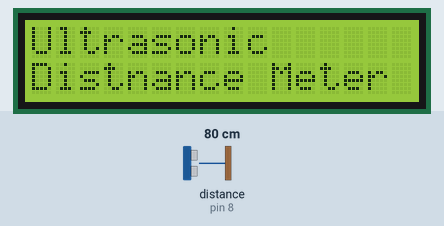
A sketch run on a simulated Arduino Uno, built with avr-gcc and run on an emulated ATmega328P. Shown: 16×2 character LCD. The inputs (shaded band) are chosen by the test bench; at power-on: distance to the obstacle (sensor on pin 8) 80 cm. The echo pulse lasts 58.3 µs per cm.

Above: at 2.1 s.
At 5.2 s:
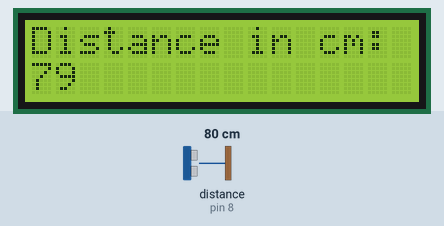
5.3 s: distance to the obstacle (sensor on pin 8) set to 2 cm
At 6.2 s:
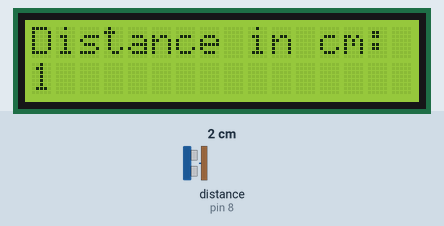
7.1 s: distance to the obstacle (sensor on pin 8) set to 4 cm
At 8.0 s:
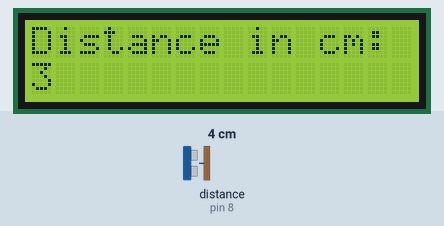
8.6 s: distance to the obstacle (sensor on pin 8) set to 9 cm
At 9.9 s:
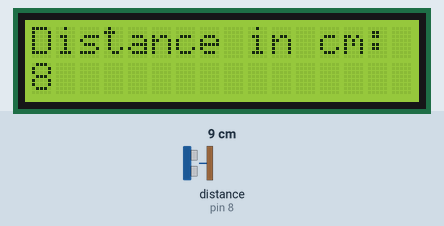
Timing chart, 0 to 11.6 s (numbered marks = the images above; inputs shaded):
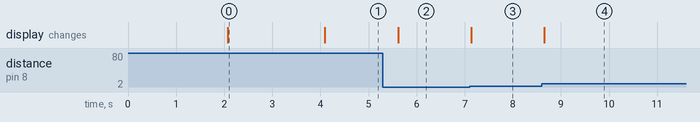

The sketch:

code.ino
```cpp
#define trigPin 7
#define echoPin 8
#include <LiquidCrystal.h>
LiquidCrystal lcd(7, 6, 5, 4, 3, 2);
void setup() {
pinMode(trigPin, OUTPUT);
pinMode(echoPin, INPUT);
lcd.begin(16, 2);
lcd.print("Electro");
lcd.setCursor(0, 1);
lcd.print("Gadget");
delay(2000);
lcd.clear();
lcd.print("Ultrasonic");
lcd.setCursor(0, 1);
lcd.print("Distnance Meter");
delay(2000);
lcd.clear();
lcd.print("Designed by:");
lcd.setCursor(0, 1);
lcd.print("Electro Gadget");
}
void loop() {
int timetaken, dist;
lcd.clear();
lcd.print("Distance in cm:");
digitalWrite(trigPin, HIGH);
delayMicroseconds(1000);
digitalWrite(trigPin, LOW);
timetaken = pulseIn(echoPin, HIGH);
dist = (timetaken/2) * 0.034049 ;
if (dist >= 300 || dist <= 0)
{
lcd.setCursor(0, 1);
lcd.print("Out Of Range");
}
else
{
lcd.setCursor(0, 1);
lcd.print(dist);
}
delay(500);
}
```

Measured:
- after the input at 5.3 s, the display: changes after 0.31 s (image 2)
- after the input at 7.1 s, the display: changes at once (image 3)
- after the input at 8.6 s, the display: changes after 0.05 s (image 4)
- what the display in image 0 shows lasts 2.0 s, from 2.1 s to 4.1 s
